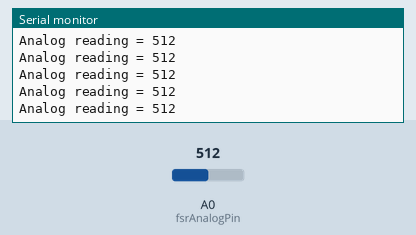
Recording of a sketch running on a simulated Arduino Uno, built with avr-gcc and run on an emulated ATmega328P. Parts: the last lines printed to the serial monitor. Inputs (shaded band) come from the test bench; at power-on: A0 (fsrAnalogPin) = 512. No radio packets arrive unless stated.

Above: at 1.2 s.
1.3 s: A0 (fsrAnalogPin) set to 716
At 1.4 s:
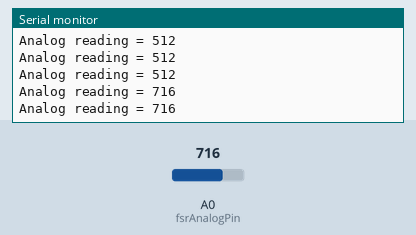
2.8 s: A0 (fsrAnalogPin) set to 900
At 2.85 s:
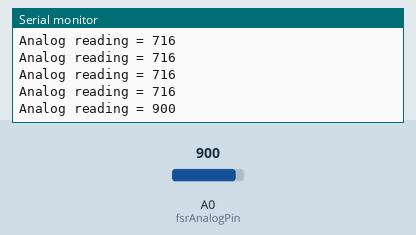
Timing chart, 0 to 5.8 s (numbered marks = the images above; inputs shaded):
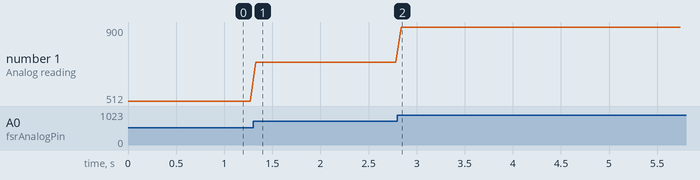

Measured:
- after the input at 1.3 s, the serial monitor: prints a new line at once (image 1)
- after the input at 2.8 s, the serial monitor: prints a new line at once (image 2)
- plotted number 1: 512 → 716 after the input at 1.3 s, 716 → 900 after the input at 2.8 s

The sketch:

Bike_Ignition_TX.ino
```cpp
#include <VirtualWire.h>
int fsrAnalogPin = 0;
int fsrReading;
int val;
int value = 0;
void setup()
{
  Serial.begin(115200);
  vw_set_tx_pin(12);
  vw_setup(2000);
}
void loop()
{
  fsrReading = analogRead(fsrAnalogPin);
  Serial.print("Analog reading = ");
  Serial.println(fsrReading);
  if(fsrReading==0 && value==0)
  {
    const char *data="a";
    vw_send((uint8_t *)data, strlen(data));
    vw_wait_tx();
    value = 1;
  }
  else
  {
    const char *data="b";
    vw_send((uint8_t *)data, strlen(data));
    vw_wait_tx();
    value = 0;
  }
}
```
